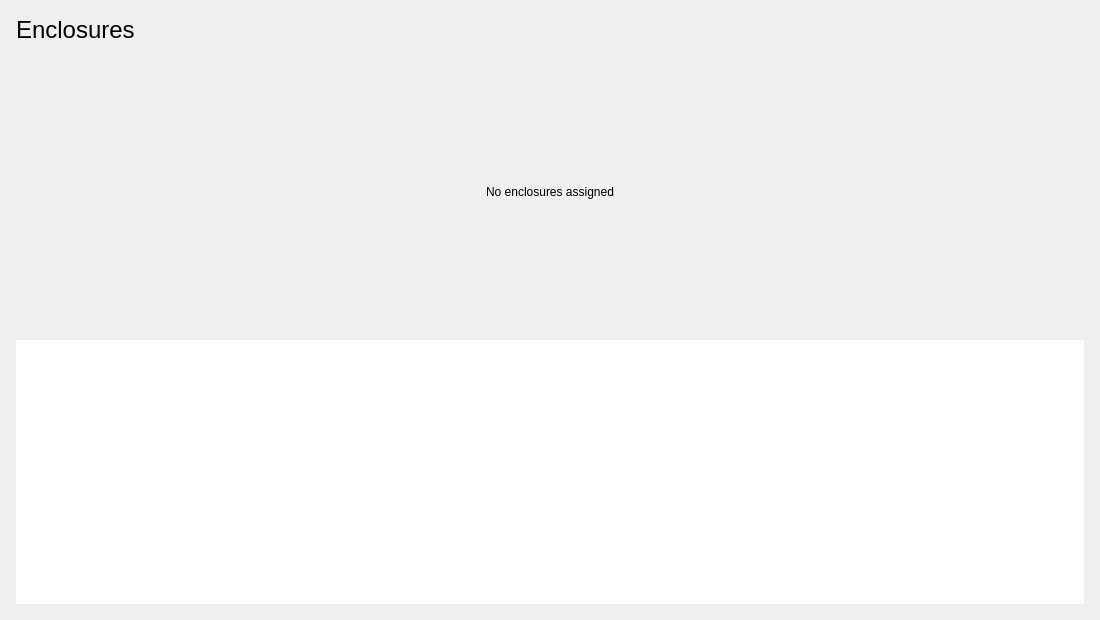
<?xml version="1.0" encoding="UTF-8"?>
<ui version="4.0">
 <class>EnclosurePage</class>
 <widget class="QWidget" name="EnclosurePage">
  <property name="geometry">
   <rect>
    <x>0</x>
    <y>0</y>
    <width>1100</width>
    <height>620</height>
   </rect>
  </property>
  <layout class="QVBoxLayout" name="rootLayout">
   <property name="spacing">
    <number>16</number>
   </property>
   <property name="leftMargin">
    <number>16</number>
   </property>
   <property name="topMargin">
    <number>16</number>
   </property>
   <property name="rightMargin">
    <number>16</number>
   </property>
   <property name="bottomMargin">
    <number>16</number>
   </property>
   <item>
    <widget class="QLabel" name="titleLabel">
     <property name="font">
      <font>
       <pointsize>18</pointsize>
      </font>
     </property>
     <property name="role" stdset="0">
      <string notr="true">title</string>
     </property>
     <property name="text">
      <string>Enclosures</string>
     </property>
    </widget>
   </item>
   <item>
    <widget class="QLabel" name="emptyLabel">
     <property name="sizePolicy">
      <sizepolicy hsizetype="Expanding" vsizetype="Expanding">
       <horstretch>0</horstretch>
       <verstretch>1</verstretch>
      </sizepolicy>
     </property>
     <property name="role" stdset="0">
      <string notr="true">secondary</string>
     </property>
     <property name="text">
      <string>No enclosures assigned</string>
     </property>
     <property name="alignment">
      <set>Qt::AlignmentFlag::AlignCenter</set>
     </property>
     <property name="wordWrap">
      <bool>true</bool>
     </property>
    </widget>
   </item>
   <item>
    <widget class="QListWidget" name="enclosureList">
     <property name="visible">
      <bool>false</bool>
     </property>
     <property name="sizePolicy">
      <sizepolicy hsizetype="Expanding" vsizetype="Expanding">
       <horstretch>0</horstretch>
       <verstretch>1</verstretch>
      </sizepolicy>
     </property>
     <property name="frameShape">
      <enum>QFrame::Shape::NoFrame</enum>
     </property>
     <property name="spacing">
      <number>8</number>
     </property>
    </widget>
   </item>
  </layout>
 </widget>
 <resources/>
 <connections/>
</ui>
